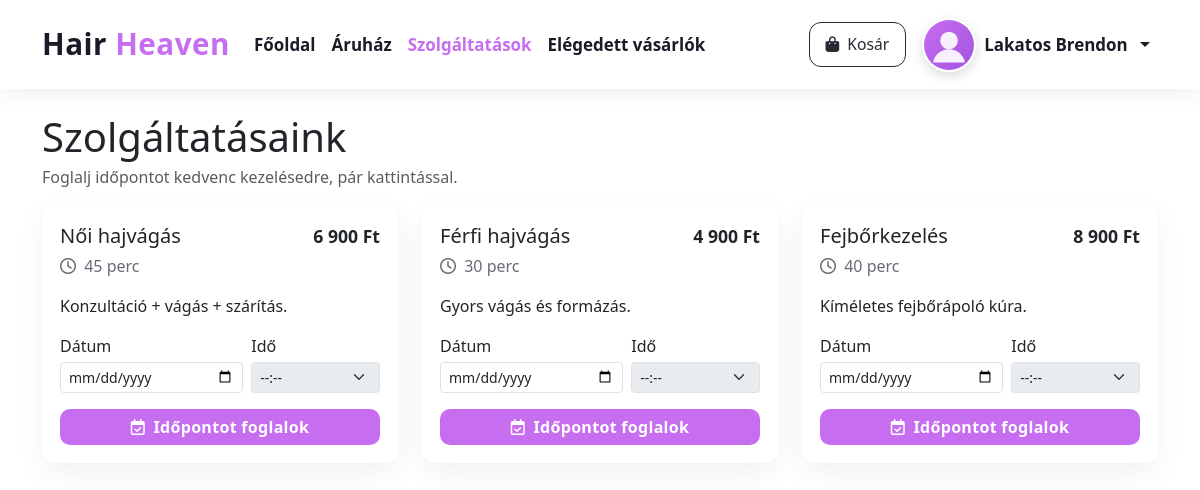
Page /szolgaltatasok.php (signed in) on the committed database.
### tables this page shows
CREATE TABLE `services` (
  `id` int(11) NOT NULL,
  `name` varchar(120) NOT NULL,
  `duration_minutes` int(11) NOT NULL,
  `price` decimal(10,2) NOT NULL,
  `description` text DEFAULT NULL,
  `is_active` tinyint(1) NOT NULL DEFAULT 1
);

### szolgaltatasok.php (the view, shortened to what this page needs)
<?php
$mysqli   = db();
function e($s){ return htmlspecialchars((string)$s, ENT_QUOTES, 'UTF-8'); }
$services = [];
if ($mysqli) {
  $res = $mysqli->query("
    SELECT id, name, duration_minutes, price, description
    FROM services
    WHERE is_active=1
    ORDER BY id ASC
  ");
  while ($row = $res->fetch_assoc()) $services[] = $row;
}
?>
<!doctype html>
<html lang="hu">
<head>
  <link href="https://cdn.jsdelivr.net/npm/bootstrap@5.3.2/dist/css/bootstrap.min.css" rel="stylesheet">
  <link rel="stylesheet" href="https://cdnjs.cloudflare.com/ajax/libs/font-awesome/6.5.0/css/all.min.css"/>
  <link rel="stylesheet" href="/assets/hairheaven.css">
</head>
<body>
<?php $activePage='services'; include __DIR__.'/navbar.php'; ?>
<div class="container my-4">
  <div class="d-flex align-items-end justify-content-between mb-3">
    <div>
      <h1 class="page-title mb-1">Szolgáltatásaink</h1>
      <div class="text-muted">Foglalj időpontot kedvenc kezelésedre, pár kattintással.</div>
    </div>
  </div>
  <div class="row g-4">
    <?php foreach ($services as $s): ?>
      <div class="col-12 col-lg-4">
        <div class="service-card h-100">
          <div class="d-flex justify-content-between align-items-center mb-1">
            <h5 class="mb-0"><?= e($s['name']) ?></h5>
            <span class="price-tag"><?= number_format((float)$s['price'], 0, ',', ' ') ?> Ft</span>
          </div>
          <div class="muted mb-3">
            <i class="fa-regular fa-clock me-1"></i> <?= (int)$s['duration_minutes'] ?> perc
          </div>
          <?php if (!empty($s['description'])): ?>
            <p class="mb-3"><?= e($s['description']) ?></p>
          <?php endif; ?>
          <form class="booking-form" data-service="<?= (int)$s['id'] ?>">
            <div class="row g-2 align-items-end">
              <div class="col-7">
                <label class="form-label mb-1">Dátum</label>
                <input type="date" class="form-control form-control-sm js-date" min="<?= date('Y-m-d') ?>">
              </div>
              <div class="col-5">
                <label class="form-label mb-1">Idő</label>
                <select class="form-select form-select-sm js-time" disabled>
                  <option value="">--:--</option>
                </select>
              </div>
            </div>
            <button type="submit" class="btn btn-cta text-white w-100 mt-3" <?= $isLogged?'':'disabled' ?>>
              <i class="fa-regular fa-calendar-check me-1"></i> Időpontot foglalok
            </button>
          </form>
        </div>
      </div>
    <?php endforeach; ?>
  </div>
</div>
</body>
</html>

### assets/hairheaven.css (style rules this page uses)
:root { --hh-primary:#c76df0; --hh-primary-weak: rgba(199,109,240,.08); --hh-primary-glow: rgba(199,109,240,.22); --hh-dark:#1c1a27; }
.btn { border-radius: 10px; transition: color .15s ease, background-color .15s ease, border-color .15s ease, box-shadow .15s ease, transform .05s ease; }
.btn-cta { background: var(--hh-primary); color:#fff; border:0; font-weight:700; letter-spacing:.3px; }
.btn i { margin-right:.35rem; }
:root { --hh-nav-height: 72px; --hh-nav-font: 1rem; --hh-nav-brand: 1.65rem; --hh-nav-btn-py: .60rem; --hh-nav-btn-px: 1.00rem; --hh-avatar: 62px; }
@media (min-width: 992px) { :root { --hh-nav-height: 80px; --hh-nav-font: 1.06rem; --hh-nav-brand: 1.85rem; --hh-avatar: 62px; } }
.btn-cta { background: var(--hh-primary); border:0; font-weight:700; letter-spacing:.3px; }

### szolgaltatasok.php (style rules this page uses)
.service-card { background:#fff; border-radius:14px; padding:18px; box-shadow:0 10px 30px rgba(0,0,0,.06); }
.price-tag { font-weight:800; font-size:1.1rem; }
.muted { color:#6c6a75; }

### navbar.php (style rules this page uses)
:root { --hh-primary:#c76df0; --hh-dark:#1c1a27; --hh-muted:#6c6a75; --hh-nav-height: 72px; --hh-nav-font:1rem; --hh-nav-brand:1.65rem; --hh-nav-btn-py:.60rem; --hh-nav-btn-px:1.00rem; --hh-avatar:48px; }
@media (min-width: 992px) { :root { --hh-nav-height:80px; --hh-nav-font:1.06rem; --hh-nav-brand:1.85rem; --hh-avatar:54px; } }

### rows in the picture
services: name "Női hajvágás", price "6 900", duration_minutes "45", description "Konzultáció + vágás + szárítás."
services: name "Férfi hajvágás", price "4 900", duration_minutes "30", description "Gyors vágás és formázás."
services: name "Fejbőrkezelés", price "8 900", duration_minutes "40", description "Kíméletes fejbőrápoló kúra."

### other values in the picture
$username ?: 'Profil' "Lakatos Brendon"
